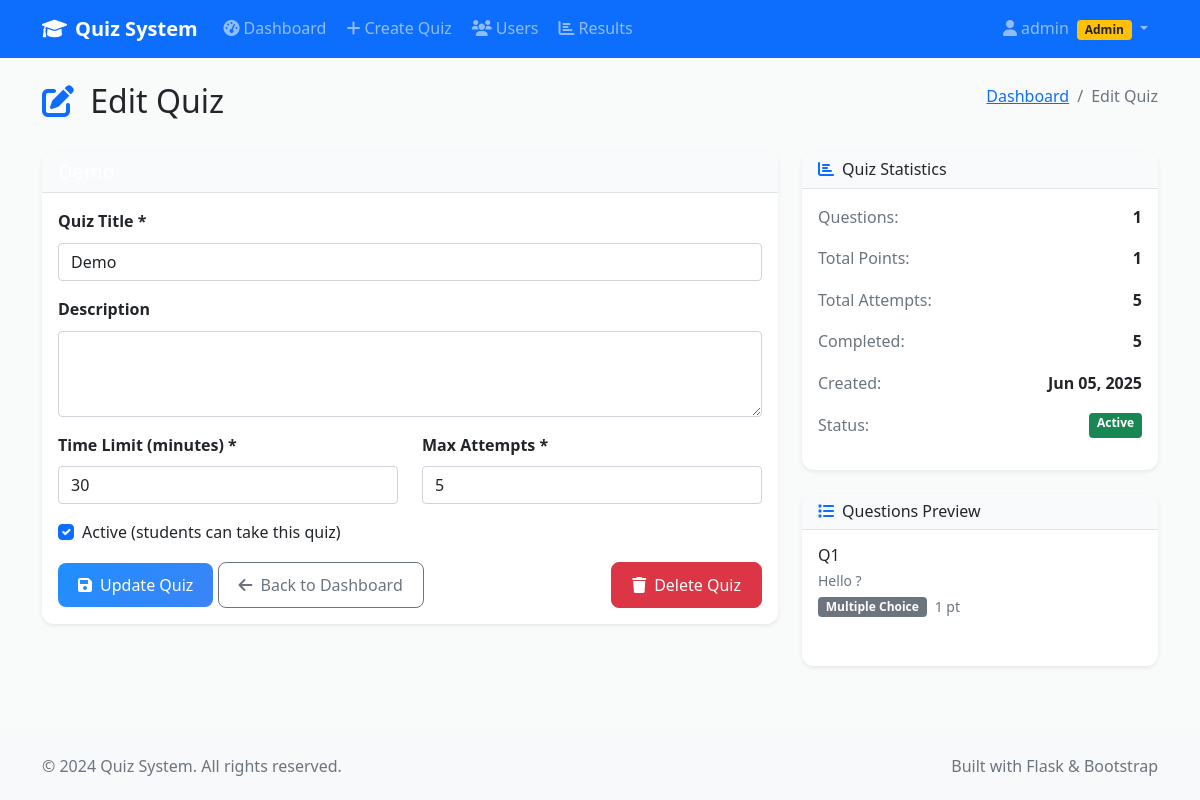
Screenshot of /admin/edit_quiz/1 (signed in) with the database file from the repository.
### models.py (models this page shows)
class User(UserMixin, db.Model):
    id = db.Column(db.Integer, primary_key=True)
    username = db.Column(db.String(64), unique=True, nullable=False)
    email = db.Column(db.String(120), unique=True, nullable=False)
    password_hash = db.Column(db.String(256), nullable=False)
    is_admin = db.Column(db.Boolean, default=False)
    created_at = db.Column(db.DateTime, default=datetime.utcnow)
    created_quizzes = db.relationship('Quiz', backref='creator', lazy=True)
    quiz_attempts = db.relationship('QuizAttempt', backref='user', lazy=True)

class Quiz(db.Model):
    id = db.Column(db.Integer, primary_key=True)
    title = db.Column(db.String(200), nullable=False)
    description = db.Column(db.Text)
    created_by = db.Column(db.Integer, db.ForeignKey('user.id'), nullable=False)
    time_limit = db.Column(db.Integer, default=30)  # in minutes
    max_attempts = db.Column(db.Integer, default=1)
    is_active = db.Column(db.Boolean, default=True)
    created_at = db.Column(db.DateTime, default=datetime.utcnow)
    questions = db.relationship('Question', backref='quiz', lazy=True, cascade='all, delete-orphan')
    attempts = db.relationship('QuizAttempt', backref='quiz', lazy=True)
    def get_total_points(self):
        return sum(q.points for q in self.questions)

class Question(db.Model):
    id = db.Column(db.Integer, primary_key=True)
    quiz_id = db.Column(db.Integer, db.ForeignKey('quiz.id'), nullable=False)
    question_text = db.Column(db.Text, nullable=False)
    question_type = db.Column(db.String(20), nullable=False)  # multiple_choice, true_false, short_answer
    points = db.Column(db.Integer, default=1)
    order_index = db.Column(db.Integer, default=0)
    answer_options = db.relationship('AnswerOption', backref='question', lazy=True, cascade='all, delete-orphan')
    user_answers = db.relationship('UserAnswer', backref='question', lazy=True)

### admin.py (the view, shortened to what this page needs)
@admin_bp.route('/edit_quiz/<int:quiz_id>', methods=['GET', 'POST'])
@login_required
@admin_required
def edit_quiz(quiz_id):
    quiz = Quiz.query.get_or_404(quiz_id)
    return render_template('admin/edit_quiz.html', quiz=quiz)

### templates/admin/edit_quiz.html (shortened to what this page needs)
{% extends "base.html" %}
{% block content %}
<div class="container my-4">
    <div class="row">
        <div class="col-12">
            <div class="d-flex justify-content-between align-items-center mb-4">
                <h2>
                    <i class="fas fa-edit text-primary me-2"></i>
                    Edit Quiz
                </h2>
                <nav aria-label="breadcrumb">
                    <ol class="breadcrumb">
                        <li class="breadcrumb-item">
                            <a href="{{ url_for('admin.dashboard') }}">Dashboard</a>
                        </li>
                        <li class="breadcrumb-item active">Edit Quiz</li>
                    </ol>
                </nav>
            </div>
        </div>
    </div>
    <div class="row">
        <div class="col-lg-8">
            <div class="card border-0 shadow-sm">
                <div class="card-header bg-primary text-white">
                    <h5 class="mb-0">{{ quiz.title }}</h5>
                </div>
                <div class="card-body">
                    <form method="POST">
                        <div class="mb-3">
                            <label for="title" class="form-label">Quiz Title *</label>
                            <input type="text" class="form-control" id="title" name="title"
                                   value="{{ quiz.title }}" required>
                        </div>
                        <div class="mb-3">
                            <label for="description" class="form-label">Description</label>
                            <textarea class="form-control" id="description" name="description" rows="3">{{ quiz.description or '' }}</textarea>
                        </div>
                        <div class="row">
                            <div class="col-md-6">
                                <div class="mb-3">
                                    <label for="time_limit" class="form-label">Time Limit (minutes) *</label>
                                    <input type="number" class="form-control" id="time_limit" name="time_limit"
                                           value="{{ quiz.time_limit }}" min="1" max="180" required>
                                </div>
                            </div>
                            <div class="col-md-6">
                                <div class="mb-3">
                                    <label for="max_attempts" class="form-label">Max Attempts *</label>
                                    <input type="number" class="form-control" id="max_attempts" name="max_attempts"
                                           value="{{ quiz.max_attempts }}" min="1" max="10" required>
                                </div>
                            </div>
                        </div>
                        <div class="mb-3">
                            <div class="form-check">
                                <input class="form-check-input" type="checkbox" id="is_active" name="is_active"
                                       {% if quiz.is_active %}checked{% endif %}>
                                <label class="form-check-label" for="is_active">
                                    Active (students can take this quiz)
                                </label>
                            </div>
                        </div>
                        <div class="d-flex justify-content-between">
                            <div>
                                <button type="submit" class="btn btn-primary">
                                    <i class="fas fa-save me-2"></i>Update Quiz
                                </button>
                                <a href="{{ url_for('admin.dashboard') }}" class="btn btn-outline-secondary">
                                    <i class="fas fa-arrow-left me-2"></i>Back to Dashboard
                                </a>
                            </div>
                            <form method="POST" action="{{ url_for('admin.delete_quiz', quiz_id=quiz.id) }}"
                                  class="d-inline" onsubmit="return confirm('Are you sure you want to delete this quiz? This action cannot be undone.')">
                                <button type="submit" class="btn btn-danger">
                                    <i class="fas fa-trash me-2"></i>Delete Quiz
                                </button>
                            </form>
                        </div>
                    </form>
                </div>
            </div>
        </div>
        <div class="col-lg-4">
            <div class="card border-0 shadow-sm">
                <div class="card-header bg-light">
                    <h6 class="mb-0">
                        <i class="fas fa-chart-bar text-primary me-2"></i>Quiz Statistics
                    </h6>
                </div>
                <div class="card-body">
                    <div class="stat-item mb-3">
                        <div class="d-flex justify-content-between">
                            <span class="text-muted">Questions:</span>
                            <strong>{{ quiz.questions|length }}</strong>
                        </div>
                    </div>
                    <div class="stat-item mb-3">
                        <div class="d-flex justify-content-between">
                            <span class="text-muted">Total Points:</span>
                            <strong>{{ quiz.get_total_points() }}</strong>
                        </div>
                    </div>
                    <div class="stat-item mb-3">
                        <div class="d-flex justify-content-between">
                            <span class="text-muted">Total Attempts:</span>
                            <strong>{{ quiz.attempts|length }}</strong>
                        </div>
                    </div>
                    <div class="stat-item mb-3">
                        <div class="d-flex justify-content-between">
                            <span class="text-muted">Completed:</span>
                            <strong>{{ quiz.attempts|selectattr('is_completed')|list|length }}</strong>
                        </div>
                    </div>
                    <div class="stat-item mb-3">
                        <div class="d-flex justify-content-between">
                            <span class="text-muted">Created:</span>
                            <strong>{{ quiz.created_at.strftime('%b %d, %Y') }}</strong>
                        </div>
                    </div>
                    <div class="stat-item mb-3">
                        <div class="d-flex justify-content-between">
                            <span class="text-muted">Status:</span>
                            <span class="badge bg-{% if quiz.is_active %}success{% else %}secondary{% endif %}">
                                {% if quiz.is_active %}Active{% else %}Inactive{% endif %}
                            </span>
                        </div>
                    </div>
                </div>
            </div>
            <div class="card border-0 shadow-sm mt-4">
                <div class="card-header bg-light">
                    <h6 class="mb-0">
                        <i class="fas fa-list text-primary me-2"></i>Questions Preview
                    </h6>
                </div>
                <div class="card-body">
                    {% if quiz.questions %}
                        <div class="questions-preview">
                            {% for question in quiz.questions %}
                                <div class="question-preview-item mb-3 pb-3 {% if not loop.last %}border-bottom{% endif %}">
                                    <div class="d-flex justify-content-between align-items-start">
                                        <div class="flex-grow-1">
                                            <h6 class="mb-1">Q{{ loop.index }}</h6>
                                            <p class="text-muted small mb-1">
                                                {{ question.question_text[:50] }}{% if question.question_text|length > 50 %}...{% endif %}
                                            </p>
                                            <div class="d-flex align-items-center">
                                                <span class="badge bg-secondary me-2">
                                                    {{ question.question_type.replace('_', ' ').title() }}
                                                </span>
                                                <small class="text-muted">{{ question.points }} pt{{ 's' if question.points != 1 else '' }}</small>
                                            </div>
                                        </div>
                                    </div>
                                </div>
                            {% endfor %}
                        </div>
                    {% else %}
                        <div class="text-center py-3">
                            <i class="fas fa-question-circle fa-2x text-muted mb-2"></i>
                            <p class="text-muted small mb-0">No questions added yet</p>
                        </div>
                    {% endif %}
                </div>
            </div>
        </div>
    </div>
</div>
{% endblock %}

### templates/base.html (shortened to what this page needs)
<!DOCTYPE html>
<html lang="en">
<head>
    <link href="https://cdn.jsdelivr.net/npm/bootstrap@5.1.3/dist/css/bootstrap.min.css" rel="stylesheet">
    <link rel="stylesheet" href="https://cdnjs.cloudflare.com/ajax/libs/font-awesome/6.0.0/css/all.min.css">
    <link rel="stylesheet" href="{{ url_for('static', filename='css/style.css') }}">
</head>
<body>
    <nav class="navbar navbar-expand-lg navbar-dark bg-primary">
        <div class="container">
            <a class="navbar-brand" href="{{ url_for('index') }}">
                <i class="fas fa-graduation-cap me-2"></i>Quiz System
            </a>
            <div class="collapse navbar-collapse" id="navbarNav">
                <ul class="navbar-nav me-auto">
                    {% if current_user.is_authenticated %}
                        {% if current_user.is_admin %}
                            <li class="nav-item">
                                <a class="nav-link" href="{{ url_for('admin.dashboard') }}">
                                    <i class="fas fa-tachometer-alt me-1"></i>Dashboard
                                </a>
                            </li>
                            <li class="nav-item">
                                <a class="nav-link" href="{{ url_for('admin.create_quiz') }}">
                                    <i class="fas fa-plus me-1"></i>Create Quiz
                                </a>
                            </li>
                            <li class="nav-item">
                                <a class="nav-link" href="{{ url_for('admin.manage_users') }}">
                                    <i class="fas fa-users me-1"></i>Users
                                </a>
                            </li>
                            <li class="nav-item">
                                <a class="nav-link" href="{{ url_for('admin.results') }}">
                                    <i class="fas fa-chart-bar me-1"></i>Results
                                </a>
                            </li>
                        {% endif %}
                    {% endif %}
                </ul>
                <ul class="navbar-nav">
                    {% if current_user.is_authenticated %}
                        <li class="nav-item dropdown">
                            <a class="nav-link dropdown-toggle" href="#" id="navbarDropdown" role="button" data-bs-toggle="dropdown">
                                <i class="fas fa-user me-1"></i>{{ current_user.username }}
                                {% if current_user.is_admin %}
                                    <span class="badge bg-warning text-dark ms-1">Admin</span>
                                {% endif %}
                            </a>
                        </li>
                    {% endif %}
                </ul>
            </div>
        </div>
    </nav>
    <main class="main-content">
        {% block content %}{% endblock %}
    </main>
    <footer class="bg-light py-4 mt-5">
        <div class="container">
            <div class="row">
                <div class="col-md-6">
                    <p class="text-muted mb-0">&copy; 2024 Quiz System. All rights reserved.</p>
                </div>
                <div class="col-md-6 text-end">
                    <p class="text-muted mb-0">Built with Flask & Bootstrap</p>
                </div>
            </div>
        </div>
    </footer>
</body>
</html>

### rows the page displays
User: username "admin"
Quiz: title "Demo", time_limit "30", max_attempts "5", is_active "☑", created_at "Jun 05, 2025"
Question: get_total_points "1", question_text "Hello ?", question_type.replace "Multiple Choice", points "1"

### other values shown
{{ quiz.questions|length }} "1"
{{ quiz.attempts|length }} "5"
{{ quiz.attempts|selectattr('is_completed')|list|length }} "5"
